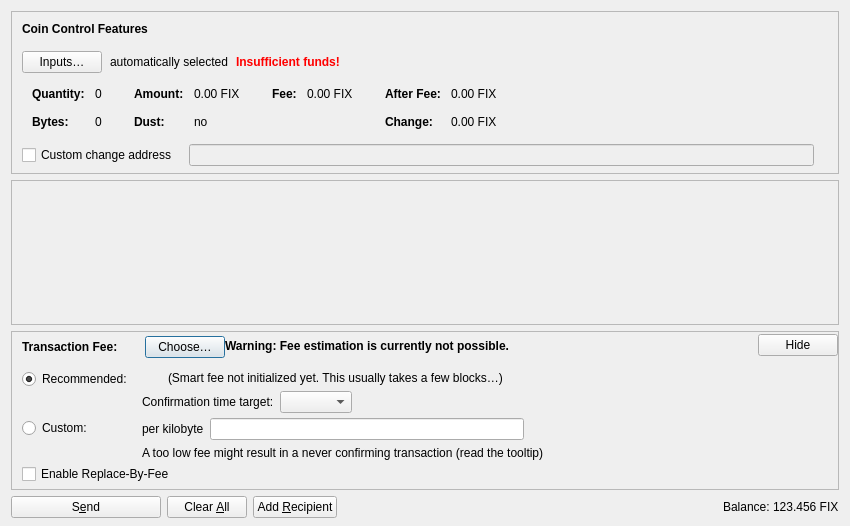
<?xml version="1.0" encoding="UTF-8"?>
<ui version="4.0">
 <class>SendCoinsDialog</class>
 <widget class="QDialog" name="SendCoinsDialog">
  <property name="geometry">
   <rect>
    <x>0</x>
    <y>0</y>
    <width>850</width>
    <height>526</height>
   </rect>
  </property>
  <property name="windowTitle">
   <string>Send Coins</string>
  </property>
  <layout class="QVBoxLayout" name="verticalLayout" stretch="0,1,0,0">
   <property name="bottomMargin">
    <number>8</number>
   </property>
   <item>
    <widget class="QFrame" name="frameCoinControl">
     <property name="sizePolicy">
      <sizepolicy hsizetype="Expanding" vsizetype="Expanding">
       <horstretch>0</horstretch>
       <verstretch>0</verstretch>
      </sizepolicy>
     </property>
     <property name="maximumSize">
      <size>
       <width>16777215</width>
       <height>16777215</height>
      </size>
     </property>
     <property name="frameShape">
      <enum>QFrame::StyledPanel</enum>
     </property>
     <property name="frameShadow">
      <enum>QFrame::Sunken</enum>
     </property>
     <layout class="QVBoxLayout" name="verticalLayoutCoinControl2">
      <property name="spacing">
       <number>0</number>
      </property>
      <property name="leftMargin">
       <number>0</number>
      </property>
      <property name="topMargin">
       <number>0</number>
      </property>
      <property name="rightMargin">
       <number>0</number>
      </property>
      <property name="bottomMargin">
       <number>6</number>
      </property>
      <item>
       <layout class="QVBoxLayout" name="verticalLayoutCoinControl" stretch="0,0,0,0,1">
        <property name="spacing">
         <number>0</number>
        </property>
        <property name="leftMargin">
         <number>10</number>
        </property>
        <property name="topMargin">
         <number>10</number>
        </property>
        <item>
         <layout class="QHBoxLayout" name="horizontalLayoutCoinControl1">
          <property name="bottomMargin">
           <number>15</number>
          </property>
          <item>
           <widget class="QLabel" name="labelCoinControlFeatures">
            <property name="sizePolicy">
             <sizepolicy hsizetype="Preferred" vsizetype="Maximum">
              <horstretch>0</horstretch>
              <verstretch>0</verstretch>
             </sizepolicy>
            </property>
            <property name="font">
             <font>
              <weight>75</weight>
              <bold>true</bold>
             </font>
            </property>
            <property name="styleSheet">
             <string notr="true">font-weight:bold;</string>
            </property>
            <property name="text">
             <string>Coin Control Features</string>
            </property>
           </widget>
          </item>
         </layout>
        </item>
        <item>
         <layout class="QHBoxLayout" name="horizontalLayoutCoinControl2" stretch="0,0,0,0">
          <property name="spacing">
           <number>8</number>
          </property>
          <property name="bottomMargin">
           <number>10</number>
          </property>
          <item>
           <widget class="QPushButton" name="pushButtonCoinControl">
            <property name="styleSheet">
             <string notr="true"/>
            </property>
            <property name="text">
             <string>Inputs…</string>
            </property>
            <property name="autoDefault">
             <bool>false</bool>
            </property>
           </widget>
          </item>
          <item>
           <widget class="QLabel" name="labelCoinControlAutomaticallySelected">
            <property name="text">
             <string>automatically selected</string>
            </property>
            <property name="margin">
             <number>5</number>
            </property>
           </widget>
          </item>
          <item>
           <widget class="QLabel" name="labelCoinControlInsuffFunds">
            <property name="font">
             <font>
              <weight>75</weight>
              <bold>true</bold>
             </font>
            </property>
            <property name="styleSheet">
             <string notr="true">color:red;font-weight:bold;</string>
            </property>
            <property name="text">
             <string>Insufficient funds!</string>
            </property>
            <property name="margin">
             <number>5</number>
            </property>
           </widget>
          </item>
          <item>
           <spacer name="horizontalSpacerCoinControl">
            <property name="orientation">
             <enum>Qt::Horizontal</enum>
            </property>
            <property name="sizeHint" stdset="0">
             <size>
              <width>40</width>
              <height>1</height>
             </size>
            </property>
           </spacer>
          </item>
         </layout>
        </item>
        <item>
         <widget class="QWidget" name="widgetCoinControl" native="true">
          <property name="sizePolicy">
           <sizepolicy hsizetype="Preferred" vsizetype="Preferred">
            <horstretch>0</horstretch>
            <verstretch>0</verstretch>
           </sizepolicy>
          </property>
          <property name="minimumSize">
           <size>
            <width>0</width>
            <height>0</height>
           </size>
          </property>
          <property name="styleSheet">
           <string notr="true"/>
          </property>
          <layout class="QHBoxLayout" name="horizontalLayoutCoinControl5">
           <property name="leftMargin">
            <number>0</number>
           </property>
           <property name="topMargin">
            <number>0</number>
           </property>
           <property name="rightMargin">
            <number>0</number>
           </property>
           <property name="bottomMargin">
            <number>0</number>
           </property>
           <item>
            <layout class="QHBoxLayout" name="horizontalLayoutCoinControl3" stretch="0,0,0,1">
             <property name="spacing">
              <number>20</number>
             </property>
             <property name="topMargin">
              <number>0</number>
             </property>
             <property name="bottomMargin">
              <number>10</number>
             </property>
             <item>
              <layout class="QFormLayout" name="formLayoutCoinControl1">
               <property name="horizontalSpacing">
                <number>10</number>
               </property>
               <property name="verticalSpacing">
                <number>14</number>
               </property>
               <property name="leftMargin">
                <number>10</number>
               </property>
               <property name="topMargin">
                <number>4</number>
               </property>
               <property name="rightMargin">
                <number>6</number>
               </property>
               <item row="0" column="0">
                <widget class="QLabel" name="labelCoinControlQuantityText">
                 <property name="font">
                  <font>
                   <weight>75</weight>
                   <bold>true</bold>
                  </font>
                 </property>
                 <property name="text">
                  <string>Quantity:</string>
                 </property>
                 <property name="margin">
                  <number>0</number>
                 </property>
                </widget>
               </item>
               <item row="0" column="1">
                <widget class="QLabel" name="labelCoinControlQuantity">
                 <property name="cursor">
                  <cursorShape>IBeamCursor</cursorShape>
                 </property>
                 <property name="contextMenuPolicy">
                  <enum>Qt::ActionsContextMenu</enum>
                 </property>
                 <property name="text">
                  <string notr="true">0</string>
                 </property>
                 <property name="margin">
                  <number>0</number>
                 </property>
                 <property name="textInteractionFlags">
                  <set>Qt::LinksAccessibleByMouse|Qt::TextSelectableByKeyboard|Qt::TextSelectableByMouse</set>
                 </property>
                </widget>
               </item>
               <item row="1" column="0">
                <widget class="QLabel" name="labelCoinControlBytesText">
                 <property name="font">
                  <font>
                   <weight>75</weight>
                   <bold>true</bold>
                  </font>
                 </property>
                 <property name="text">
                  <string>Bytes:</string>
                 </property>
                </widget>
               </item>
               <item row="1" column="1">
                <widget class="QLabel" name="labelCoinControlBytes">
                 <property name="cursor">
                  <cursorShape>IBeamCursor</cursorShape>
                 </property>
                 <property name="contextMenuPolicy">
                  <enum>Qt::ActionsContextMenu</enum>
                 </property>
                 <property name="text">
                  <string notr="true">0</string>
                 </property>
                 <property name="textInteractionFlags">
                  <set>Qt::LinksAccessibleByMouse|Qt::TextSelectableByKeyboard|Qt::TextSelectableByMouse</set>
                 </property>
                </widget>
               </item>
              </layout>
             </item>
             <item>
              <layout class="QFormLayout" name="formLayoutCoinControl2">
               <property name="horizontalSpacing">
                <number>10</number>
               </property>
               <property name="verticalSpacing">
                <number>14</number>
               </property>
               <property name="leftMargin">
                <number>6</number>
               </property>
               <property name="topMargin">
                <number>4</number>
               </property>
               <property name="rightMargin">
                <number>6</number>
               </property>
               <item row="0" column="0">
                <widget class="QLabel" name="labelCoinControlAmountText">
                 <property name="font">
                  <font>
                   <weight>75</weight>
                   <bold>true</bold>
                  </font>
                 </property>
                 <property name="text">
                  <string>Amount:</string>
                 </property>
                 <property name="margin">
                  <number>0</number>
                 </property>
                </widget>
               </item>
               <item row="0" column="1">
                <widget class="QLabel" name="labelCoinControlAmount">
                 <property name="cursor">
                  <cursorShape>IBeamCursor</cursorShape>
                 </property>
                 <property name="contextMenuPolicy">
                  <enum>Qt::ActionsContextMenu</enum>
                 </property>
                 <property name="text">
                  <string notr="true">0.00 FIX</string>
                 </property>
                 <property name="textInteractionFlags">
                  <set>Qt::LinksAccessibleByMouse|Qt::TextSelectableByKeyboard|Qt::TextSelectableByMouse</set>
                 </property>
                </widget>
               </item>
               <item row="1" column="0">
                <widget class="QLabel" name="labelCoinControlLowOutputText">
                 <property name="font">
                  <font>
                   <weight>75</weight>
                   <bold>true</bold>
                  </font>
                 </property>
                 <property name="text">
                  <string>Dust:</string>
                 </property>
                </widget>
               </item>
               <item row="1" column="1">
                <widget class="QLabel" name="labelCoinControlLowOutput">
                 <property name="cursor">
                  <cursorShape>IBeamCursor</cursorShape>
                 </property>
                 <property name="contextMenuPolicy">
                  <enum>Qt::ActionsContextMenu</enum>
                 </property>
                 <property name="text">
                  <string notr="true">no</string>
                 </property>
                 <property name="textInteractionFlags">
                  <set>Qt::LinksAccessibleByMouse|Qt::TextSelectableByKeyboard|Qt::TextSelectableByMouse</set>
                 </property>
                </widget>
               </item>
              </layout>
             </item>
             <item>
              <layout class="QFormLayout" name="formLayoutCoinControl3">
               <property name="horizontalSpacing">
                <number>10</number>
               </property>
               <property name="verticalSpacing">
                <number>14</number>
               </property>
               <property name="leftMargin">
                <number>6</number>
               </property>
               <property name="topMargin">
                <number>4</number>
               </property>
               <property name="rightMargin">
                <number>6</number>
               </property>
               <item row="0" column="0">
                <widget class="QLabel" name="labelCoinControlFeeText">
                 <property name="font">
                  <font>
                   <weight>75</weight>
                   <bold>true</bold>
                  </font>
                 </property>
                 <property name="text">
                  <string>Fee:</string>
                 </property>
                 <property name="margin">
                  <number>0</number>
                 </property>
                </widget>
               </item>
               <item row="0" column="1">
                <widget class="QLabel" name="labelCoinControlFee">
                 <property name="cursor">
                  <cursorShape>IBeamCursor</cursorShape>
                 </property>
                 <property name="contextMenuPolicy">
                  <enum>Qt::ActionsContextMenu</enum>
                 </property>
                 <property name="text">
                  <string notr="true">0.00 FIX</string>
                 </property>
                 <property name="textInteractionFlags">
                  <set>Qt::LinksAccessibleByMouse|Qt::TextSelectableByKeyboard|Qt::TextSelectableByMouse</set>
                 </property>
                </widget>
               </item>
              </layout>
             </item>
             <item>
              <layout class="QFormLayout" name="formLayoutCoinControl4">
               <property name="horizontalSpacing">
                <number>10</number>
               </property>
               <property name="verticalSpacing">
                <number>14</number>
               </property>
               <property name="leftMargin">
                <number>6</number>
               </property>
               <property name="topMargin">
                <number>4</number>
               </property>
               <property name="rightMargin">
                <number>6</number>
               </property>
               <item row="0" column="0">
                <widget class="QLabel" name="labelCoinControlAfterFeeText">
                 <property name="font">
                  <font>
                   <weight>75</weight>
                   <bold>true</bold>
                  </font>
                 </property>
                 <property name="text">
                  <string>After Fee:</string>
                 </property>
                 <property name="margin">
                  <number>0</number>
                 </property>
                </widget>
               </item>
               <item row="0" column="1">
                <widget class="QLabel" name="labelCoinControlAfterFee">
                 <property name="cursor">
                  <cursorShape>IBeamCursor</cursorShape>
                 </property>
                 <property name="contextMenuPolicy">
                  <enum>Qt::ActionsContextMenu</enum>
                 </property>
                 <property name="text">
                  <string notr="true">0.00 FIX</string>
                 </property>
                 <property name="textInteractionFlags">
                  <set>Qt::LinksAccessibleByMouse|Qt::TextSelectableByKeyboard|Qt::TextSelectableByMouse</set>
                 </property>
                </widget>
               </item>
               <item row="1" column="0">
                <widget class="QLabel" name="labelCoinControlChangeText">
                 <property name="font">
                  <font>
                   <weight>75</weight>
                   <bold>true</bold>
                  </font>
                 </property>
                 <property name="text">
                  <string>Change:</string>
                 </property>
                </widget>
               </item>
               <item row="1" column="1">
                <widget class="QLabel" name="labelCoinControlChange">
                 <property name="cursor">
                  <cursorShape>IBeamCursor</cursorShape>
                 </property>
                 <property name="contextMenuPolicy">
                  <enum>Qt::ActionsContextMenu</enum>
                 </property>
                 <property name="text">
                  <string notr="true">0.00 FIX</string>
                 </property>
                 <property name="textInteractionFlags">
                  <set>Qt::LinksAccessibleByMouse|Qt::TextSelectableByKeyboard|Qt::TextSelectableByMouse</set>
                 </property>
                </widget>
               </item>
              </layout>
             </item>
            </layout>
           </item>
          </layout>
         </widget>
        </item>
        <item>
         <layout class="QHBoxLayout" name="horizontalLayoutCoinControl4" stretch="0,0,0">
          <property name="spacing">
           <number>12</number>
          </property>
          <property name="sizeConstraint">
           <enum>QLayout::SetDefaultConstraint</enum>
          </property>
          <property name="topMargin">
           <number>5</number>
          </property>
          <property name="rightMargin">
           <number>5</number>
          </property>
          <item>
           <widget class="QCheckBox" name="checkBoxCoinControlChange">
            <property name="toolTip">
             <string>If this is activated, but the change address is empty or invalid, change will be sent to a newly generated address.</string>
            </property>
            <property name="text">
             <string>Custom change address</string>
            </property>
           </widget>
          </item>
          <item>
           <widget class="QValidatedLineEdit" name="lineEditCoinControlChange">
            <property name="enabled">
             <bool>false</bool>
            </property>
            <property name="sizePolicy">
             <sizepolicy hsizetype="Expanding" vsizetype="Fixed">
              <horstretch>0</horstretch>
              <verstretch>0</verstretch>
             </sizepolicy>
            </property>
           </widget>
          </item>
          <item>
           <widget class="QLabel" name="labelCoinControlChangeLabel">
            <property name="sizePolicy">
             <sizepolicy hsizetype="Preferred" vsizetype="Expanding">
              <horstretch>0</horstretch>
              <verstretch>0</verstretch>
             </sizepolicy>
            </property>
            <property name="minimumSize">
             <size>
              <width>0</width>
              <height>0</height>
             </size>
            </property>
            <property name="text">
             <string/>
            </property>
            <property name="margin">
             <number>3</number>
            </property>
           </widget>
          </item>
         </layout>
        </item>
        <item>
         <spacer name="verticalSpacerCoinControl">
          <property name="orientation">
           <enum>Qt::Vertical</enum>
          </property>
          <property name="sizeHint" stdset="0">
           <size>
            <width>800</width>
            <height>1</height>
           </size>
          </property>
         </spacer>
        </item>
       </layout>
      </item>
     </layout>
    </widget>
   </item>
   <item>
    <widget class="QScrollArea" name="scrollArea">
     <property name="widgetResizable">
      <bool>true</bool>
     </property>
     <widget class="QWidget" name="scrollAreaWidgetContents">
      <property name="geometry">
       <rect>
        <x>0</x>
        <y>0</y>
        <width>830</width>
        <height>104</height>
       </rect>
      </property>
      <layout class="QVBoxLayout" name="verticalLayout_2" stretch="0,1">
       <property name="leftMargin">
        <number>0</number>
       </property>
       <property name="topMargin">
        <number>0</number>
       </property>
       <property name="rightMargin">
        <number>0</number>
       </property>
       <property name="bottomMargin">
        <number>0</number>
       </property>
       <item>
        <layout class="QVBoxLayout" name="entries">
         <property name="spacing">
          <number>6</number>
         </property>
        </layout>
       </item>
       <item>
        <spacer name="verticalSpacer">
         <property name="orientation">
          <enum>Qt::Vertical</enum>
         </property>
         <property name="sizeHint" stdset="0">
          <size>
           <width>20</width>
           <height>40</height>
          </size>
         </property>
        </spacer>
       </item>
      </layout>
     </widget>
    </widget>
   </item>
   <item>
    <widget class="QFrame" name="frameFee">
     <property name="sizePolicy">
      <sizepolicy hsizetype="Expanding" vsizetype="Expanding">
       <horstretch>0</horstretch>
       <verstretch>0</verstretch>
      </sizepolicy>
     </property>
     <property name="maximumSize">
      <size>
       <width>16777215</width>
       <height>16777215</height>
      </size>
     </property>
     <property name="frameShape">
      <enum>QFrame::StyledPanel</enum>
     </property>
     <property name="frameShadow">
      <enum>QFrame::Sunken</enum>
     </property>
     <layout class="QVBoxLayout" name="verticalLayoutFee1">
      <property name="spacing">
       <number>0</number>
      </property>
      <property name="leftMargin">
       <number>0</number>
      </property>
      <property name="topMargin">
       <number>0</number>
      </property>
      <property name="rightMargin">
       <number>0</number>
      </property>
      <property name="bottomMargin">
       <number>0</number>
      </property>
      <item>
       <layout class="QVBoxLayout" name="verticalLayoutFee2" stretch="0,0,0">
        <property name="spacing">
         <number>0</number>
        </property>
        <property name="leftMargin">
         <number>10</number>
        </property>
        <property name="topMargin">
         <number>0</number>
        </property>
        <item>
         <layout class="QHBoxLayout" name="horizontalLayoutFee1">
          <property name="bottomMargin">
           <number>0</number>
          </property>
          <item>
           <layout class="QVBoxLayout" name="verticalLayoutFee7">
            <property name="spacing">
             <number>0</number>
            </property>
            <item>
             <spacer name="verticalSpacerSmartFee">
              <property name="orientation">
               <enum>Qt::Vertical</enum>
              </property>
              <property name="sizeType">
               <enum>QSizePolicy::Fixed</enum>
              </property>
              <property name="sizeHint" stdset="0">
               <size>
                <width>1</width>
                <height>4</height>
               </size>
              </property>
             </spacer>
            </item>
            <item>
             <layout class="QHBoxLayout" name="horizontalLayoutSmartFee">
              <property name="spacing">
               <number>10</number>
              </property>
              <item>
               <widget class="QLabel" name="labelFeeHeadline">
                <property name="sizePolicy">
                 <sizepolicy hsizetype="Preferred" vsizetype="Maximum">
                  <horstretch>0</horstretch>
                  <verstretch>0</verstretch>
                 </sizepolicy>
                </property>
                <property name="font">
                 <font>
                  <weight>75</weight>
                  <bold>true</bold>
                 </font>
                </property>
                <property name="styleSheet">
                 <string notr="true">font-weight:bold;</string>
                </property>
                <property name="text">
                 <string>Transaction Fee:</string>
                </property>
               </widget>
              </item>
              <item>
               <widget class="QLabel" name="labelFeeMinimized">
                <property name="text">
                 <string/>
                </property>
               </widget>
              </item>
              <item>
               <widget class="QPushButton" name="buttonChooseFee">
                <property name="text">
                 <string>Choose…</string>
                </property>
               </widget>
              </item>
             </layout>
            </item>
            <item>
             <spacer name="verticalSpacer_5">
              <property name="orientation">
               <enum>Qt::Vertical</enum>
              </property>
              <property name="sizeHint" stdset="0">
               <size>
                <width>1</width>
                <height>1</height>
               </size>
              </property>
             </spacer>
            </item>
           </layout>
          </item>
          <item>
           <widget class="QLabel" name="fallbackFeeWarningLabel">
            <property name="toolTip">
             <string>Using the fallbackfee can result in sending a transaction that will take several hours or days (or never) to confirm. Consider choosing your fee manually or wait until you have validated the complete chain.</string>
            </property>
            <property name="font">
            <font>
                <weight>75</weight>
                <bold>true</bold>
            </font>
            </property>
            <property name="text">
             <string>Warning: Fee estimation is currently not possible.</string>
            </property>
            <property name="wordWrap">
             <bool>false</bool>
            </property>
           </widget>
          </item>
          <item>
           <spacer name="horizontalSpacer_4">
            <property name="orientation">
             <enum>Qt::Horizontal</enum>
            </property>
            <property name="sizeType">
             <enum>QSizePolicy::MinimumExpanding</enum>
            </property>
            <property name="sizeHint" stdset="0">
             <size>
              <width>40</width>
              <height>20</height>
             </size>
            </property>
           </spacer>
          </item>
          <item>
           <widget class="QPushButton" name="buttonMinimizeFee">
            <property name="toolTip">
             <string>Hide transaction fee settings</string>
            </property>
            <property name="text">
             <string>Hide</string>
            </property>
           </widget>
          </item>
         </layout>
        </item>
        <item>
         <widget class="QFrame" name="frameFeeSelection">
          <layout class="QVBoxLayout" name="verticalLayoutFee12">
           <property name="spacing">
            <number>0</number>
           </property>
           <property name="leftMargin">
            <number>0</number>
           </property>
           <property name="topMargin">
            <number>0</number>
           </property>
           <property name="rightMargin">
            <number>0</number>
           </property>
           <property name="bottomMargin">
            <number>0</number>
           </property>
           <item>
            <layout class="QGridLayout" name="gridLayoutFee">
             <property name="topMargin">
              <number>10</number>
             </property>
             <property name="bottomMargin">
              <number>4</number>
             </property>
             <property name="horizontalSpacing">
              <number>10</number>
             </property>
             <property name="verticalSpacing">
              <number>4</number>
             </property>
             <item row="1" column="1">
              <layout class="QVBoxLayout" name="verticalLayoutFee8">
               <property name="spacing">
                <number>6</number>
               </property>
               <item>
                <layout class="QHBoxLayout" name="horizontalLayoutFee13">
                 <item>
                  <widget class="QLabel" name="labelCustomPerKilobyte">
                   <property name="toolTip">
                    <string>Specify a custom fee per kB (1,000 bytes) of the transaction's virtual size.

Note:  Since the fee is calculated on a per-byte basis, a fee rate of "100 satoshis per kvB" for a transaction size of 500 virtual bytes (half of 1 kvB) would ultimately yield a fee of only 50 satoshis.</string>
                   </property>
                   <property name="text">
                    <string>per kilobyte</string>
                   </property>
                  </widget>
                 </item>
                 <item>
                  <widget class="QuercusAmountField" name="customFee"/>
                 </item>
                 <item>
                  <spacer name="horizontalSpacer_6">
                   <property name="orientation">
                    <enum>Qt::Horizontal</enum>
                   </property>
                   <property name="sizeHint" stdset="0">
                    <size>
                     <width>1</width>
                     <height>1</height>
                    </size>
                   </property>
                  </spacer>
                 </item>
                </layout>
               </item>
               <item>
                <layout class="QHBoxLayout" name="horizontalLayoutFee8">
                 <item>
                  <widget class="QLabel" name="labelCustomFeeWarning">
                   <property name="enabled">
                    <bool>true</bool>
                   </property>
                   <property name="toolTip">
                    <string>When there is less transaction volume than space in the blocks, miners as well as relaying nodes may enforce a minimum fee. Paying only this minimum fee is just fine, but be aware that this can result in a never confirming transaction once there is more demand for quercus transactions than the network can process.</string>
                   </property>
                   <property name="text">
                    <string>A too low fee might result in a never confirming transaction (read the tooltip)</string>
                   </property>
                  </widget>
                 </item>
                 <item>
                  <spacer name="horizontalSpacer_2">
                   <property name="orientation">
                    <enum>Qt::Horizontal</enum>
                   </property>
                   <property name="sizeHint" stdset="0">
                    <size>
                     <width>1</width>
                     <height>1</height>
                    </size>
                   </property>
                  </spacer>
                 </item>
                </layout>
               </item>
              </layout>
             </item>
             <item row="0" column="0">
              <layout class="QVBoxLayout" name="verticalLayoutFee4" stretch="0,1">
               <item>
                <widget class="QRadioButton" name="radioSmartFee">
                 <property name="text">
                  <string>Recommended:</string>
                 </property>
                 <property name="checked">
                  <bool>true</bool>
                 </property>
                 <attribute name="buttonGroup">
                  <string notr="true">groupFee</string>
                 </attribute>
                </widget>
               </item>
               <item>
                <spacer name="verticalSpacer_2">
                 <property name="orientation">
                  <enum>Qt::Vertical</enum>
                 </property>
                 <property name="sizeHint" stdset="0">
                  <size>
                   <width>1</width>
                   <height>1</height>
                  </size>
                 </property>
                </spacer>
               </item>
              </layout>
             </item>
             <item row="1" column="0">
              <layout class="QVBoxLayout" name="verticalLayoutFee9" stretch="0,1">
               <item>
                <widget class="QRadioButton" name="radioCustomFee">
                 <property name="text">
                  <string>Custom:</string>
                 </property>
                 <attribute name="buttonGroup">
                  <string notr="true">groupFee</string>
                 </attribute>
                </widget>
               </item>
               <item>
                <spacer name="verticalSpacer_6">
                 <property name="orientation">
                  <enum>Qt::Vertical</enum>
                 </property>
                 <property name="sizeHint" stdset="0">
                  <size>
                   <width>1</width>
                   <height>1</height>
                  </size>
                 </property>
                </spacer>
               </item>
              </layout>
             </item>
             <item row="0" column="1">
              <layout class="QVBoxLayout" name="verticalLayoutFee3" stretch="0,0,1">
               <property name="spacing">
                <number>6</number>
               </property>
               <property name="topMargin">
                <number>2</number>
               </property>
               <item>
                <layout class="QHBoxLayout" name="horizontalLayoutFee12">
                 <item>
                  <widget class="QLabel" name="labelSmartFee">
                   <property name="text">
                    <string/>
                   </property>
                  </widget>
                 </item>
                 <item>
                  <widget class="QLabel" name="labelFeeEstimation">
                   <property name="text">
                    <string/>
                   </property>
                  </widget>
                 </item>
                 <item>
                  <widget class="QLabel" name="labelSmartFee2">
                   <property name="text">
                    <string>(Smart fee not initialized yet. This usually takes a few blocks…)</string>
                   </property>
                  </widget>
                 </item>
                 <item>
                  <spacer name="horizontalSpacer_5">
                   <property name="orientation">
                    <enum>Qt::Horizontal</enum>
                   </property>
                   <property name="sizeHint" stdset="0">
                    <size>
                     <width>1</width>
                     <height>1</height>
                    </size>
                   </property>
                  </spacer>
                 </item>
                </layout>
               </item>
               <item>
                <layout class="QHBoxLayout" name="horizontalLayoutFee9">
                 <item>
                  <layout class="QVBoxLayout" name="verticalLayoutFee6">
                   <item>
                    <widget class="QLabel" name="labelSmartFee3">
                     <property name="text">
                      <string>Confirmation time target:</string>
                     </property>
                    </widget>
                   </item>
                  </layout>
                 </item>
                 <item>
                  <layout class="QVBoxLayout" name="verticalLayoutFee5">
                   <property name="rightMargin">
                    <number>30</number>
                   </property>
                   <item>
                    <layout class="QHBoxLayout" name="horizontalLayoutConfTarget">
                     <property name="bottomMargin">
                      <number>0</number>
                     </property>
                     <item>
                      <widget class="QComboBox" name="confTargetSelector"/>
                     </item>
                     <item>
                      <spacer name="horizontalSpacerConfTarget">
                       <property name="orientation">
                        <enum>Qt::Horizontal</enum>
                       </property>
                       <property name="sizeHint" stdset="0">
                        <size>
                         <width>40</width>
                         <height>20</height>
                        </size>
                       </property>
                      </spacer>
                     </item>
                    </layout>
                   </item>
                  </layout>
                 </item>
                </layout>
               </item>
               <item>
                <spacer name="verticalSpacer_4">
                 <property name="orientation">
                  <enum>Qt::Vertical</enum>
                 </property>
                 <property name="sizeHint" stdset="0">
                  <size>
                   <width>1</width>
                   <height>1</height>
                  </size>
                 </property>
                </spacer>
               </item>
              </layout>
             </item>
            </layout>
           </item>
           <item>
            <widget class="QCheckBox" name="optInRBF">
             <property name="text">
              <string>Enable Replace-By-Fee</string>
             </property>
             <property name="toolTip">
              <string>With Replace-By-Fee (BIP-125) you can increase a transaction's fee after it is sent. Without this, a higher fee may be recommended to compensate for increased transaction delay risk.</string>
             </property>
            </widget>
           </item>
          </layout>
         </widget>
        </item>
        <item>
         <spacer name="verticalSpacerFee">
          <property name="orientation">
           <enum>Qt::Vertical</enum>
          </property>
          <property name="sizeHint" stdset="0">
           <size>
            <width>40</width>
            <height>5</height>
           </size>
          </property>
         </spacer>
        </item>
       </layout>
      </item>
     </layout>
    </widget>
   </item>
   <item>
    <layout class="QHBoxLayout" name="horizontalLayout">
     <item>
      <widget class="QPushButton" name="sendButton">
       <property name="minimumSize">
        <size>
         <width>150</width>
         <height>0</height>
        </size>
       </property>
       <property name="toolTip">
        <string>Confirm the send action</string>
       </property>
       <property name="text">
        <string>S&amp;end</string>
       </property>
       <property name="icon">
        <iconset resource="../quercus.qrc">
         <normaloff>:/icons/send</normaloff>:/icons/send</iconset>
       </property>
       <property name="autoDefault">
        <bool>false</bool>
       </property>
       <property name="default">
        <bool>false</bool>
       </property>
      </widget>
     </item>
     <item>
      <widget class="QPushButton" name="clearButton">
       <property name="sizePolicy">
        <sizepolicy hsizetype="Minimum" vsizetype="Fixed">
         <horstretch>0</horstretch>
         <verstretch>0</verstretch>
        </sizepolicy>
       </property>
       <property name="toolTip">
        <string>Clear all fields of the form.</string>
       </property>
       <property name="text">
        <string>Clear &amp;All</string>
       </property>
       <property name="icon">
        <iconset resource="../quercus.qrc">
         <normaloff>:/icons/remove</normaloff>:/icons/remove</iconset>
       </property>
       <property name="autoDefault">
        <bool>false</bool>
       </property>
      </widget>
     </item>
     <item>
      <widget class="QPushButton" name="addButton">
       <property name="toolTip">
        <string>Send to multiple recipients at once</string>
       </property>
       <property name="text">
        <string>Add &amp;Recipient</string>
       </property>
       <property name="icon">
        <iconset resource="../quercus.qrc">
         <normaloff>:/icons/add</normaloff>:/icons/add</iconset>
       </property>
       <property name="autoDefault">
        <bool>false</bool>
       </property>
      </widget>
     </item>
     <item>
      <spacer name="horizontalSpacer">
       <property name="orientation">
        <enum>Qt::Horizontal</enum>
       </property>
       <property name="sizeHint" stdset="0">
        <size>
         <width>40</width>
         <height>20</height>
        </size>
       </property>
      </spacer>
     </item>
     <item>
      <layout class="QHBoxLayout" name="horizontalLayout_2">
       <property name="spacing">
        <number>3</number>
       </property>
       <item>
        <widget class="QLabel" name="labelBalanceName">
         <property name="sizePolicy">
          <sizepolicy hsizetype="Preferred" vsizetype="Fixed">
           <horstretch>0</horstretch>
           <verstretch>0</verstretch>
          </sizepolicy>
         </property>
         <property name="text">
          <string>Balance:</string>
         </property>
        </widget>
       </item>
       <item>
        <widget class="QLabel" name="labelBalance">
         <property name="sizePolicy">
          <sizepolicy hsizetype="Preferred" vsizetype="Fixed">
           <horstretch>0</horstretch>
           <verstretch>0</verstretch>
          </sizepolicy>
         </property>
         <property name="cursor">
          <cursorShape>IBeamCursor</cursorShape>
         </property>
         <property name="text">
          <string notr="true">123.456 FIX</string>
         </property>
         <property name="textInteractionFlags">
          <set>Qt::LinksAccessibleByMouse|Qt::TextSelectableByKeyboard|Qt::TextSelectableByMouse</set>
         </property>
        </widget>
       </item>
      </layout>
     </item>
    </layout>
   </item>
  </layout>
 </widget>
 <customwidgets>
  <customwidget>
   <class>QValidatedLineEdit</class>
   <extends>QLineEdit</extends>
   <header>qt/qvalidatedlineedit.h</header>
  </customwidget>
  <customwidget>
   <class>QuercusAmountField</class>
   <extends>QLineEdit</extends>
   <header>qt/quercusamountfield.h</header>
   <container>1</container>
  </customwidget>
 </customwidgets>
 <resources>
  <include location="../quercus.qrc"/>
 </resources>
 <connections/>
 <buttongroups>
  <buttongroup name="groupFee"/>
 </buttongroups>
</ui>
